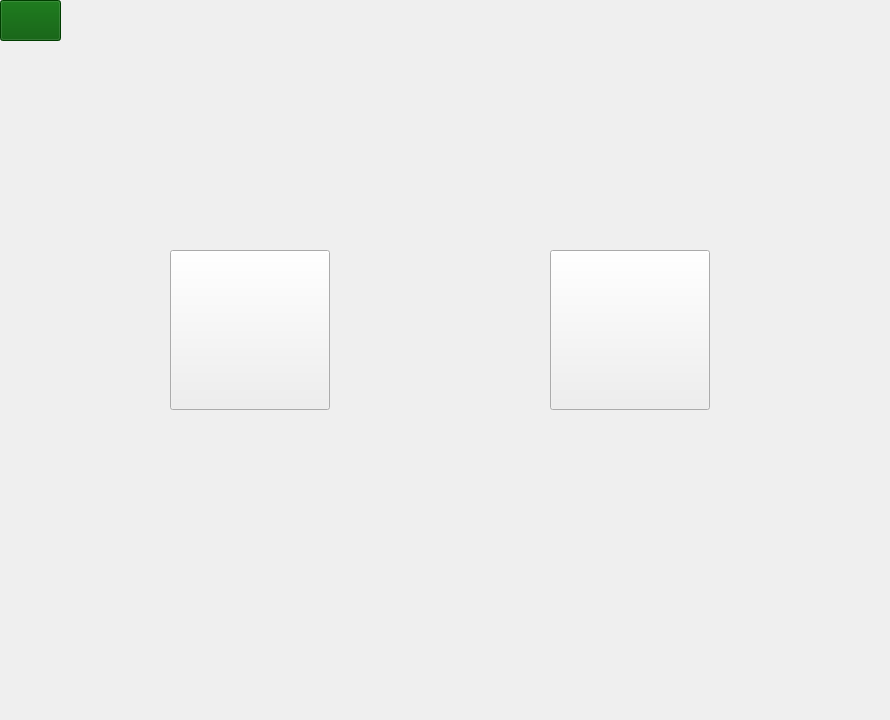
        <widget class="QWidget" name="GalleryFloating_Page">
         <widget class="QPushButton" name="pushButton_30">
          <property name="geometry">
           <rect>
            <x>170</x>
            <y>250</y>
            <width>160</width>
            <height>160</height>
           </rect>
          </property>
          <property name="text">
           <string/>
          </property>
         </widget>
         <widget class="QPushButton" name="pushButton_31">
          <property name="geometry">
           <rect>
            <x>550</x>
            <y>250</y>
            <width>160</width>
            <height>160</height>
           </rect>
          </property>
          <property name="text">
           <string/>
          </property>
         </widget>
         <widget class="QPushButton" name="Back_Btn_FloatingGallery">
          <property name="geometry">
           <rect>
            <x>0</x>
            <y>0</y>
            <width>61</width>
            <height>41</height>
           </rect>
          </property>
          <property name="cursor">
           <cursorShape>PointingHandCursor</cursorShape>
          </property>
          <property name="styleSheet">
           <string notr="true">
background-color: rgb(0, 85, 0);</string>
          </property>
          <property name="text">
           <string/>
          </property>
          <property name="icon">
           <iconset theme="QIcon::ThemeIcon::GoPrevious"/>
          </property>
          <property name="iconSize">
           <size>
            <width>35</width>
            <height>35</height>
           </size>
          </property>
         </widget>
         <widget class="QLabel" name="BackGround_Label_8">
          <property name="geometry">
           <rect>
            <x>0</x>
            <y>0</y>
            <width>881</width>
            <height>711</height>
           </rect>
          </property>
          <property name="text">
           <string/>
          </property>
          <property name="pixmap">
           <pixmap resource="backg.qrc">:/new/prefix1/Background3.jpg</pixmap>
          </property>
          <property name="scaledContents">
           <bool>true</bool>
          </property>
          <property name="alignment">
           <set>Qt::AlignmentFlag::AlignCenter</set>
          </property>
         </widget>
         <zorder>BackGround_Label_8</zorder>
         <zorder>pushButton_30</zorder>
         <zorder>pushButton_31</zorder>
         <zorder>Back_Btn_FloatingGallery</zorder>
        </widget>
